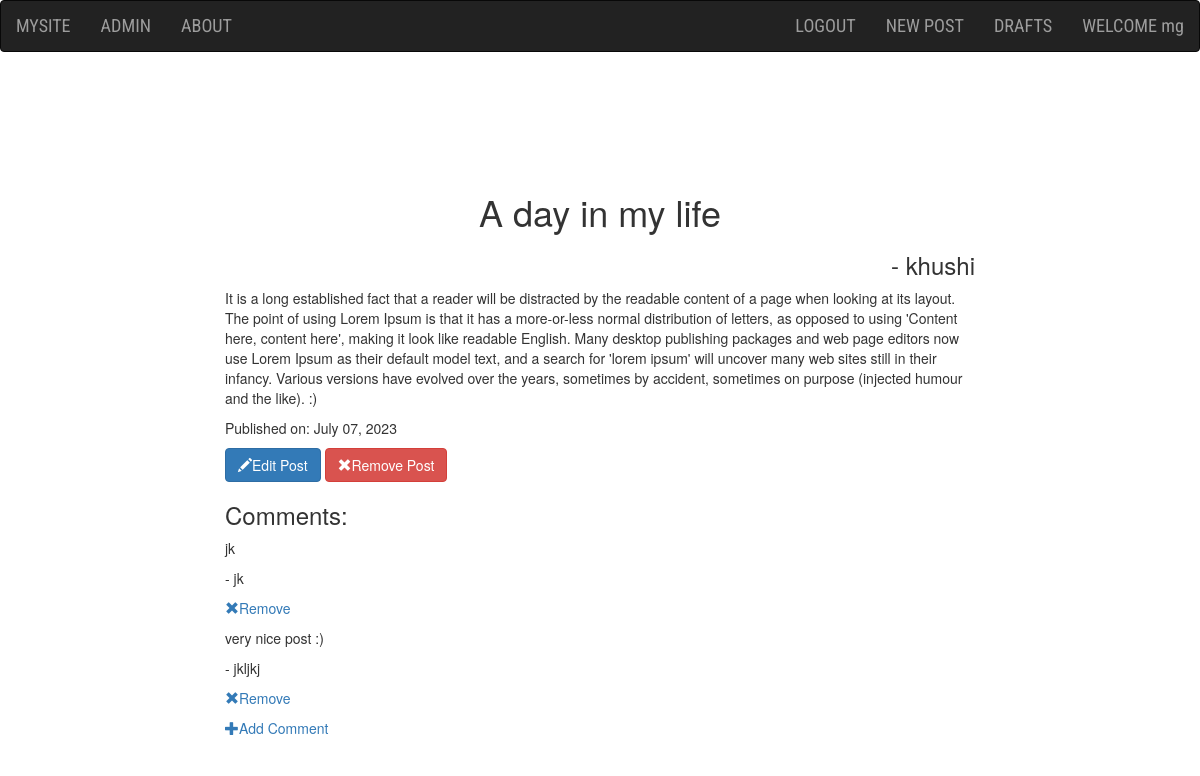
Page /post/2/ (signed in) on the committed database.
### blog/models.py (models this page shows, shortened)
class Post(models.Model):
    author = models.ForeignKey('auth.User',on_delete=models.CASCADE)
    title = models.CharField(max_length=256)
    text = models.TextField()
    create_date = models.DateTimeField(default=timezone.now)
    publish_date = models.DateTimeField(blank=True,null=True)

class Comment(models.Model):
    post = models.ForeignKey('blog.Post',on_delete=models.CASCADE,related_name='comments')
    author = models.CharField(max_length=512)
    text = models.TextField()
    create_date = models.DateTimeField(default=timezone.now)
    approved_comment = models.BooleanField(default=False)

### blog/views.py (the view)
# urls.py: path('post/<int:pk>/',views.PostDetailView.as_view(),name='post_detail'),
class PostDetailView(DetailView):
    model = Post
    context_object_name = 'post'
    def get_context_data(self, **kwargs):
        context =  super().get_context_data(**kwargs)
        context['comments'] = Post.objects.get(pk=self.kwargs.get('pk')).comments.all().order_by('-create_date')
        return context

### blog/templates/blog/post_detail.html (shortened to what this page needs)
{% extends 'blog/base.html' %}
{% block body_block %}
    <h1 class="center_heading loader">{{post.title}}</h1>
    <h3 class="right_heading">- {{post.author.username}}</h3>
    <p>{{post.text|safe|linebreaks}}</p>
    {% if post.publish_date %}
        <p>Published on: {{post.publish_date|date:"N d, Y"}}</p>
    {% else %}
        <a class="btn btn-primary" href="{% url 'blog:publish_post' pk=post.pk%}"><span class="glyphicon glypicon-ok"></span>Publish</a>
    {% endif %}
    {% if user.is_authenticated %}
    <a href="{% url 'blog:post_edit' pk=post.pk %}"><p class="btn btn-primary"><span class="glyphicon glyphicon-pencil"></span>Edit Post</p></a>
    <a href="{% url 'blog:post_remove' pk=post.pk %}"><p class="btn btn-danger"><span class="glyphicon glyphicon-remove"></span>Remove Post</p></a>
    {% endif %}
    <h3>Comments:</h3>
    {% for comment in comments %}
        {% if user.is_authenticated or comment.approved_comment %}
            <div class="comment_block">
                <p>{{comment.text|safe|linebreaks}}</p>
                <p>- {{comment.author}}</p>
            </div>
            {% if user.is_authenticated %}
                <p><a href="{% url 'blog:remove_comment' pk=comment.pk %}"><span class="glyphicon glyphicon-remove"></span>Remove</a></p>
            {% endif %}
        {% endif %}
    {% empty %}
        <h3>No Comments!</h3>
    {% endfor %}
    <p><a href="{% url 'blog:add_comment_to_post' pk=post.pk %}"><span class="glyphicon glyphicon-plus"></span>Add Comment</a></p>
{% endblock body_block %}

### blog/templates/blog/base.html (shortened to what this page needs)
<!DOCTYPE html>
{% load static %}
<html lang="en">
<head>
    <link rel="stylesheet" href="https://maxcdn.bootstrapcdn.com/bootstrap/3.4.1/css/bootstrap.min.css">
    <link rel="stylesheet" href="//cdn.jsdelivr.net/npm/medium-editor@latest/dist/css/medium-editor.min.css" type="text/css" media="screen" charset="utf-8">
    <link rel="stylesheet" href="{% static "css/styles.css"  %}">
</head>
<body>
    <nav class="navbar navbar-inverse technav">
        <div class="container-fluid">
            <div class="navbar-header">
                <a href="{% url 'blog:post_list' %}" class="navbar-brand">MYSITE</a>
            </div>
            <ul class="navbar-nav nav">
                <li> <a href="{% url 'admin:index' %}" class="nav-item">ADMIN</a></li>
                <li> <a href="{% url 'blog:about' %}" class="nav-item">ABOUT</a></li>
            </ul>
            <ul class="navbar-nav nav navbar-right">
                {% if user.is_authenticated %}
                    <li><a href="{% url 'logout' %}" class="navbar-item">LOGOUT</a></li>
                    <li><a href="{% url 'blog:post_new' %}" class="navbar-item">NEW POST</a></li>
                    <li><a href="{% url 'blog:post_draft_list' %}" class="navbar-item">DRAFTS</a></li>
                    <li><a class="navbar-item"> WELCOME {{user.username}}</a></li>
                {% else %}
                    <li> <a href="{% url 'signup' %}" class="nav-item">REGISTER</a></li>
                    <li><a href="{% url 'login' %}" class="navbar-item">LOGIN</a></li>
                {% endif %}
            </ul>
        </div>
    </nav>
    <div class="content container">
        <div class="row">
            <div class="col-md-offset-2 col-md-8">
                <div class="blog_posts">
                    {% block body_block %}
                    {% endblock body_block %}
                </div>
            </div>
        </div>
    </div>
</body>
</html>

### blog/static/css/styles.css (style rules this page uses)
.technav { font-family: 'Roboto Condensed', sans-serif; font-size: 1.3em; margin-bottom: 10%; }
.center_heading { text-align: center; margin-left: auto; margin-right: auto; }
.right_heading { text-align: right; }
.loader { filter: hue-rotate(0deg); color: linear-gradient(45deg,#0f8,#08f); animation:hue 10000ms infinite linear; }

### rows in the picture
Post: title "A day in my life", author.username "khushi", text "It is a long established fact that a reader will be distracted by the readable content of a page when looking at its layout. The point of using Lorem Ipsum is that it has a more-or-less normal distribution of letters, as opposed to using 'Content here, content here', making it look like readable English. Many desktop publishing packages and web page editors now use Lorem Ipsum as their default model text, and a search for 'lorem ipsum' will uncover many web sites still in their infancy. Various versions have evolved over the years, sometimes by accident, sometimes on purpose (injected humour and the like). :)", publish_date "July 07, 2023"
Comment: text "jk", author "jk"
Comment: text "very nice post :)", author "jkljkj"

### other values in the picture
{{ user.username }} "mg"
